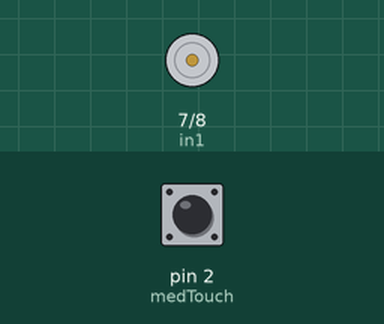
Recording of a sketch running on a simulated Arduino Uno, built with avr-gcc and run on an emulated ATmega328P. Shown: motor-driver pin pairs drawn as motors (green arrow = first pin HIGH = forward, orange = second pin HIGH = backward, longer = more drive). The inputs (shaded band) are chosen by the test bench; at power-on: pin 2 (medTouch) LOW. What the sketch prints to the serial monitor is not drawn.

Above: at 1.2 s.
1.3 s: pin 2 (medTouch) pulled HIGH for 3.2 s
At 1.7 s:
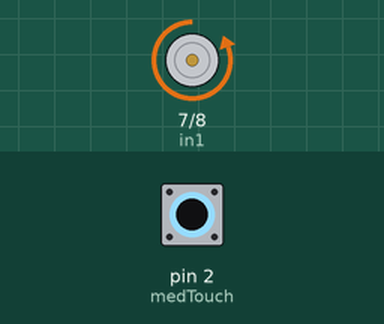
At 4.0 s:
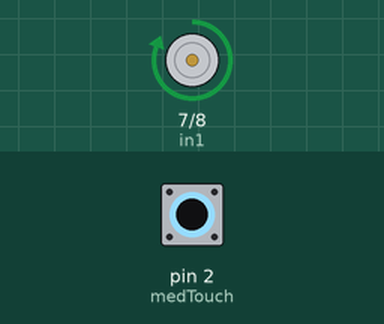
Timing chart, 0 to 7.3 s (numbered marks = the images above; inputs shaded):
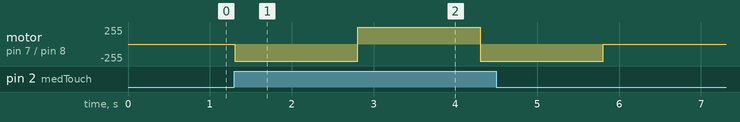

The sketch:

MedINOUTA2.ino
```cpp
// Motor A connections
int in1 = 7;
int in2 = 8;
int medicine=0;
const int medTouch = 2;
bool med;
void setup() {
  // put your setup code here, to run once:
  Serial.begin(9600);
    pinMode(in1, OUTPUT);
    pinMode(in2, OUTPUT);
     // pinMode(en, OUTPUT);
      pinMode(medTouch, INPUT);

//analogWrite(en, 100);
//digitalWrite(in1, HIGH);
//digitalWrite(in2, LOW);

}

void loop() {
  // put your main code here, to run repeatedly:
med = digitalRead(medTouch);
Serial.println(med);
if(med == 1){
  InOut();
//med = 0;
}
}
void InOut(){

if(medicine == 0 ){
  medicine++;
  //analogWrite(en, 60);
  digitalWrite(in1, LOW);
  digitalWrite(in2, HIGH);

  delay(1500);
  digitalWrite(in1, LOW);
  digitalWrite(in2, LOW);
  //analogWrite(en, 0);

}
else{
  //  digitalWrite(13, 1); delay(100); digitalWrite(13,0); delay(5000);

  medicine--;

//delay(10);
  //analogWrite(en, 60);
  digitalWrite(in1, HIGH);
  digitalWrite(in2, LOW);

  delay(1500);
  digitalWrite(in1, LOW);
  digitalWrite(in2, LOW);
  //analogWrite(en, 0);
}


}
```

Measured:
- after the input at 1.3 s, motor on pin 7 (in1) / pin 8 (in2): stopped → backward 255/255 at once, → forward 255/255 1.5 s later, → backward 255/255 1.5 s later, → stopped 1.5 s later
